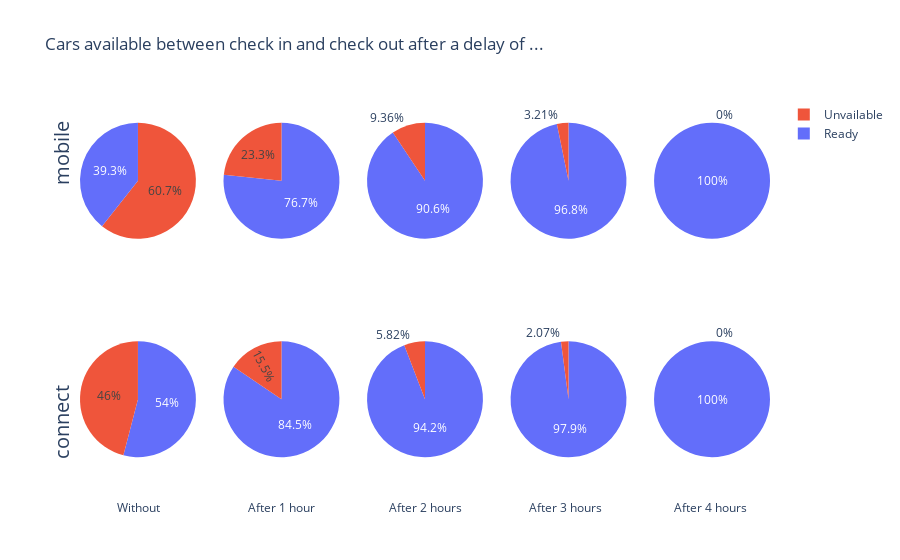

The code cell stored with this chart in its notebook:
### Code cell
## Proportion à l'heure à Actuel, delais 1h 2h 3h 4H ... ____|_|_|_| 
## 
specs = np.repeat({'type':'domain'}, 10).reshape(2, 5).tolist()

fig = make_subplots(rows=2, cols=5, specs=specs)

for hours_cut in range(0,5):
    dataset_h_cuts = dataset[dataset['checkin_type'] == 'mobile']
    dataset_before = len( dataset_h_cuts[dataset_h_cuts['delay_at_checkout_in_minutes'] < (hours_cut*60)] )
    dataset_after = len( dataset_h_cuts[dataset_h_cuts['delay_at_checkout_in_minutes'] >= (hours_cut*60)] )


    fig.add_trace(go.Pie(labels=['Ready', 'Unvailable'], 
                         values=[dataset_before, dataset_after], 
                         name=f"{hours_cut} hour(s) between ck_in & check out"),
                         1, (hours_cut+1) )

for hours_cut in range(0,5):

    dataset_h_cuts = dataset[dataset['checkin_type'] == 'connect']
    dataset_before = len( dataset_h_cuts[dataset_h_cuts['delay_at_checkout_in_minutes'] < (hours_cut*60)] )
    dataset_after = len( dataset_h_cuts[dataset_h_cuts['delay_at_checkout_in_minutes'] >= (hours_cut*60)] )


    fig.add_trace(go.Pie(labels=['Ready', 'Unvailable'], 
                         values=[dataset_before, dataset_after], 
                         name=f"{hours_cut} hour(s) between ck_in & check out"),
                         2, (hours_cut+1) )

fig.update_layout(
    title_text="Cars available between check in and check out after a delay of ...",
    # Add annotations in the center of the donut pies.
    annotations=[dict(text='Without', x=0.05, y=-0.1, font_size=12, showarrow=False),
                 dict(text='After 1 hour', x=0.24, y=-0.1, font_size=12, showarrow=False),
                 dict(text='After 2 hours', x=0.50, y=-0.1, font_size=12, showarrow=False),
                 dict(text='After 3 hours', x=0.76, y=-0.1, font_size=12, showarrow=False),
                 dict(text='After 4 hours', x=0.97, y=-0.1, font_size=12, showarrow=False),
                 dict(text='mobile', x=-0.05, y=0.95, font_size=20, showarrow=False,textangle=-90),
                 dict(text='connect', x=-0.05, y=0.05, font_size=20, showarrow=False, textangle=-90),
                ])
# https://plotly.com/python/discrete-color/
colors = ['#636EFA', '#EF553B']
fig.update_traces(marker=dict(colors=colors))

fig.show()

### Figure 1 — Plotly figure (JSON) as saved in the notebook; plotly's stock layout.template omitted (floating-point values rounded to 4 significant figures)
{"data": [{"domain": {"x": [0, 0.168], "y": [0.575, 1]}, "labels": ["Ready", "Unvailable"], "marker": {"colors": ["#636EFA", "#EF553B"]}, "name": "0 hour(s) between ck_in & check out", "type": "pie", "values": [4402, 6785]}, {"domain": {"x": [0.208, 0.376], "y": [0.575, 1]}, "labels": ["Ready", "Unvailable"], "marker": {"colors": ["#636EFA", "#EF553B"]}, "name": "1 hour(s) between ck_in & check out", "type": "pie", "values": [8575, 2612]}, {"domain": {"x": [0.416, 0.584], "y": [0.575, 1]}, "labels": ["Ready", "Unvailable"], "marker": {"colors": ["#636EFA", "#EF553B"]}, "name": "2 hour(s) between ck_in & check out", "type": "pie", "values": [10140, 1047]}, {"domain": {"x": [0.624, 0.792], "y": [0.575, 1]}, "labels": ["Ready", "Unvailable"], "marker": {"colors": ["#636EFA", "#EF553B"]}, "name": "3 hour(s) between ck_in & check out", "type": "pie", "values": [10828, 359]}, {"domain": {"x": [0.832, 1], "y": [0.575, 1]}, "labels": ["Ready", "Unvailable"], "marker": {"colors": ["#636EFA", "#EF553B"]}, "name": "4 hour(s) between ck_in & check out", "type": "pie", "values": [11187, 0]}, {"domain": {"x": [0, 0.168], "y": [0, 0.425]}, "labels": ["Ready", "Unvailable"], "marker": {"colors": ["#636EFA", "#EF553B"]}, "name": "0 hour(s) between ck_in & check out", "type": "pie", "values": [1643, 1397]}, {"domain": {"x": [0.208, 0.376], "y": [0, 0.425]}, "labels": ["Ready", "Unvailable"], "marker": {"colors": ["#636EFA", "#EF553B"]}, "name": "1 hour(s) between ck_in & check out", "type": "pie", "values": [2568, 472]}, {"domain": {"x": [0.416, 0.584], "y": [0, 0.425]}, "labels": ["Ready", "Unvailable"], "marker": {"colors": ["#636EFA", "#EF553B"]}, "name": "2 hour(s) between ck_in & check out", "type": "pie", "values": [2863, 177]}, {"domain": {"x": [0.624, 0.792], "y": [0, 0.425]}, "labels": ["Ready", "Unvailable"], "marker": {"colors": ["#636EFA", "#EF553B"]}, "name": "3 hour(s) between ck_in & check out", "type": "pie", "values": [2977, 63]}, {"domain": {"x": [0.832, 1], "y": [0, 0.425]}, "labels": ["Ready", "Unvailable"], "marker": {"colors": ["#636EFA", "#EF553B"]}, "name": "4 hour(s) between ck_in & check out", "type": "pie", "values": [3040, 0]}], "layout": {"annotations": [{"font": {"size": 12}, "showarrow": false, "text": "Without", "x": 0.05, "y": -0.1}, {"font": {"size": 12}, "showarrow": false, "text": "After 1 hour", "x": 0.24, "y": -0.1}, {"font": {"size": 12}, "showarrow": false, "text": "After 2 hours", "x": 0.5, "y": -0.1}, {"font": {"size": 12}, "showarrow": false, "text": "After 3 hours", "x": 0.76, "y": -0.1}, {"font": {"size": 12}, "showarrow": false, "text": "After 4 hours", "x": 0.97, "y": -0.1}, {"font": {"size": 20}, "showarrow": false, "text": "mobile", "textangle": -90, "x": -0.05, "y": 0.95}, {"font": {"size": 20}, "showarrow": false, "text": "connect", "textangle": -90, "x": -0.05, "y": 0.05}], "title": {"text": "Cars available between check in and check out after a delay of ..."}}}
